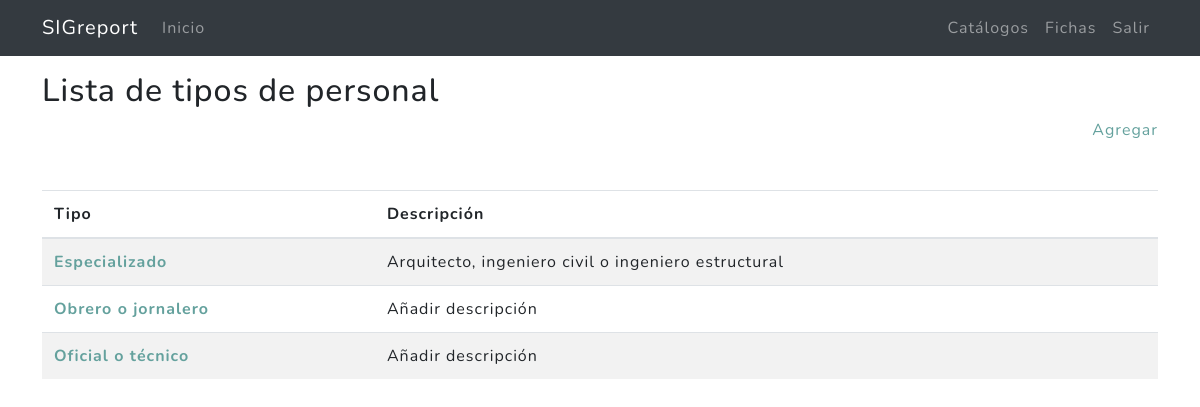
The app's page /catalogos/personal/ (signed in) with its own data.
### miscelanea/models.py (models this page shows, shortened)
class ListaTipoPersonal(models.Model):
    tipo = models.CharField(max_length=100,verbose_name = "Tipo")
    descripcion = models.CharField(max_length=280,verbose_name = "Descripcion",default='')
    created = models.DateTimeField(auto_now_add = True,verbose_name = "Fecha de creación")
    updated = models.DateTimeField(auto_now = True,verbose_name = "Fecha de edición")
    class Meta:
        verbose_name = "Lista de tipos de personal"
        verbose_name_plural = "Lista de tipos de personal"
        ordering = ["tipo"]

### miscelanea/views.py (the view)
# urls.py: path('personal/', ListaTipoPersonalListView.as_view(), name='personal'),
@method_decorator(login_required,name='dispatch')
class  ListaTipoPersonalListView(ListView):
    model =  ListaTipoPersonal
    template_name = "miscelanea/listatipopersonal_list.html"
    paginate_by = 20
    def get_context_data(self, **kwargs):
        context = super().get_context_data(**kwargs)
        context['p_title']=ListaTipoPersonal._meta.verbose_name
        return context

### miscelanea/templates/miscelanea/listatipopersonal_list.html (shortened to what this page needs)
{% extends 'cap2/base_mx.html' %}
{% load static %}
{% block content %}
<main role="main">
  <div class="container mb-4">
    <h2 class="mt-3">{{p_title}}</h2>
    <div class="agregar mb-4 text-right"><a href="{% url 'catalogos:personal-create' %}">Agregar</a></div>
    <table class="table  table-striped mt-5">
      <thead>
        <tr>
          <th scope="col">Tipo</th>
          <th scope="col">Descripción</th>
        </tr>
      </thead>
      <tbody>
      {% for ins in listatipopersonal_list|dictsort:"tipo"  %}
          <tr>
            <th scope="row"><a href="{% url 'catalogos:personal-update' ins.id %}">{{ins.tipo}} </a></th>
            <td>{{ins.descripcion}}</td>
          </tr>
      {% endfor %}
      </tbody>
    </table>
  </div>
</main>
{% endblock %}

### records on screen
ListaTipoPersonal: tipo "Especializado", descripcion "Arquitecto, ingeniero civil o ingeniero estructural"
ListaTipoPersonal: tipo "Obrero o jornalero", descripcion "Añadir descripción"
ListaTipoPersonal: tipo "Oficial o técnico", descripcion "Añadir descripción"

### other values on screen
{{ p_title }} "Lista de tipos de personal"
